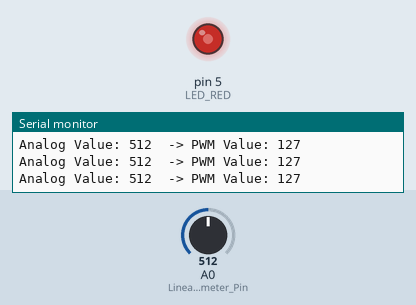
The sketch below on a simulated Arduino Uno, built with avr-gcc and run on an emulated ATmega328P. On the bench: output pins drawn as LEDs (lit = HIGH), the last lines printed to the serial monitor. The inputs (shaded band) are chosen by the test bench; at power-on: A0 (LinearPotentiometer_Pin) = 512.

Above: at 1.2 s.
1.3 s: A0 (LinearPotentiometer_Pin) set to 716
At 1.9 s:
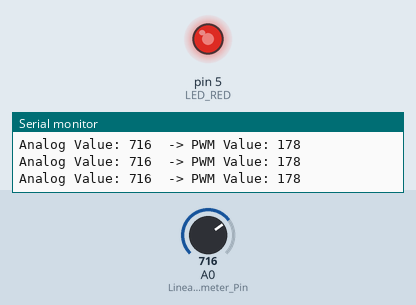
2.8 s: A0 (LinearPotentiometer_Pin) set to 900
At 3.5 s:
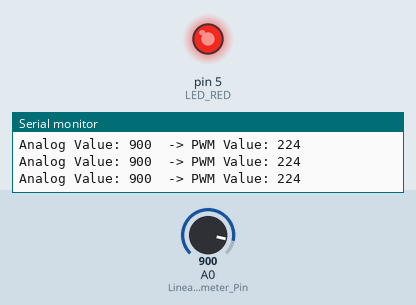
4.3 s: A0 (LinearPotentiometer_Pin) set to 122
At 5.0 s:
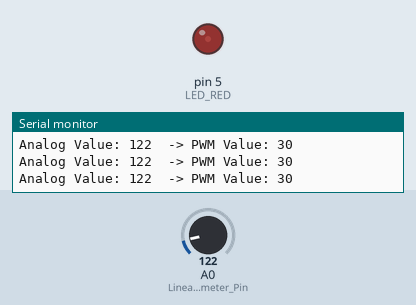
5.8 s: A0 (LinearPotentiometer_Pin) set to 0
At 6.6 s:
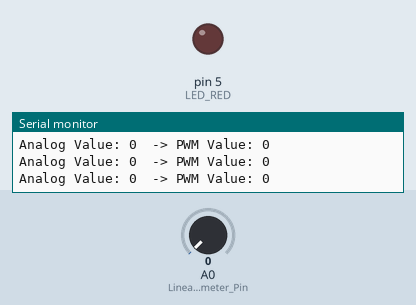
7.3 s: A0 (LinearPotentiometer_Pin) set to 511
At 8.1 s:
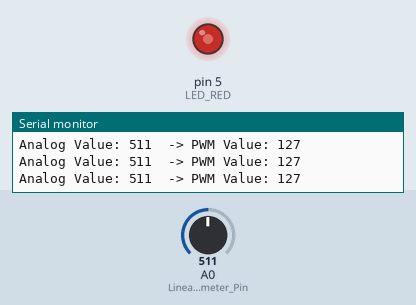
Timing chart, 0 to 9.8 s (numbered marks = the images above; inputs shaded):
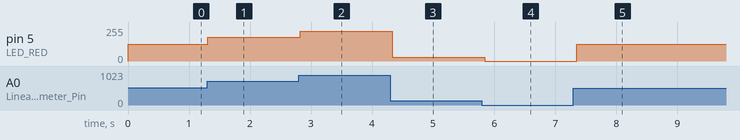

Measured:
- after the input at 1.3 s, pin 5 (LED_RED): 127/255 → 178/255 at once
- after the input at 2.8 s, pin 5 (LED_RED): 178/255 → 224/255 at once
- after the input at 4.3 s, pin 5 (LED_RED): 224/255 → 30/255 at once
- after the input at 5.8 s, pin 5 (LED_RED): 30/255 → 0/255 at once
- after the input at 7.3 s, pin 5 (LED_RED): 0/255 → 127/255 after 0.05 s

The sketch:

6_Linear_Potentionmeter.ino
```cpp
// Define the red LED pin
#define LED_RED 5

// Define the linear potentiometer pin
const int LinearPotentiometer_Pin = A0;

void setup() {
  // Initialize serial communication
  Serial.begin(115200);

  // Initialize the LED pin as output
  pinMode(LED_RED, OUTPUT);
}

void loop() {
  // Read the analog value from the linear potentiometer
  int val = analogRead(LinearPotentiometer_Pin);

  // Map the range 0~1023 to 0~255
  int pwmValue = (int)(val / 1023.0 * 255);

  // Use PWM to control LED brightness
  analogWrite(LED_RED, pwmValue);

  // Output analog value and PWM value via serial for debugging
  Serial.print("Analog Value: ");
  Serial.print(val);
  Serial.print("  -> PWM Value: ");
  Serial.println(pwmValue);

  delay(100); // Read once every 100 ms
}
```
